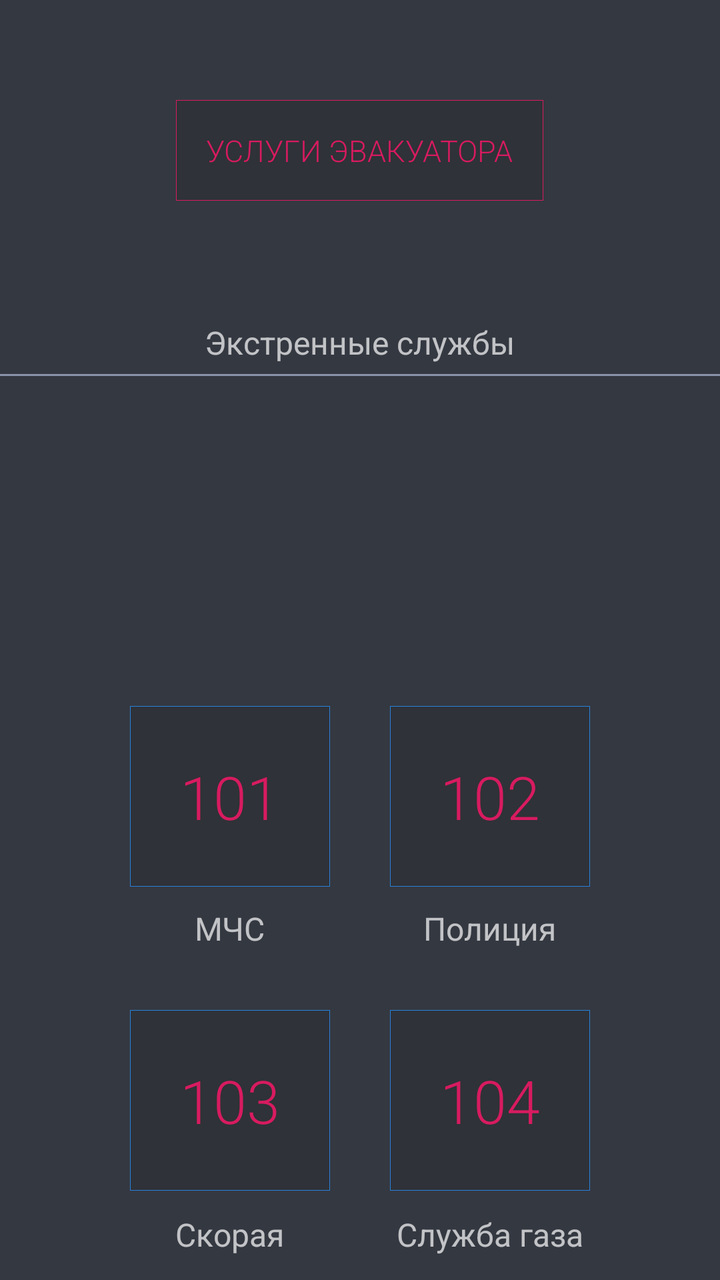
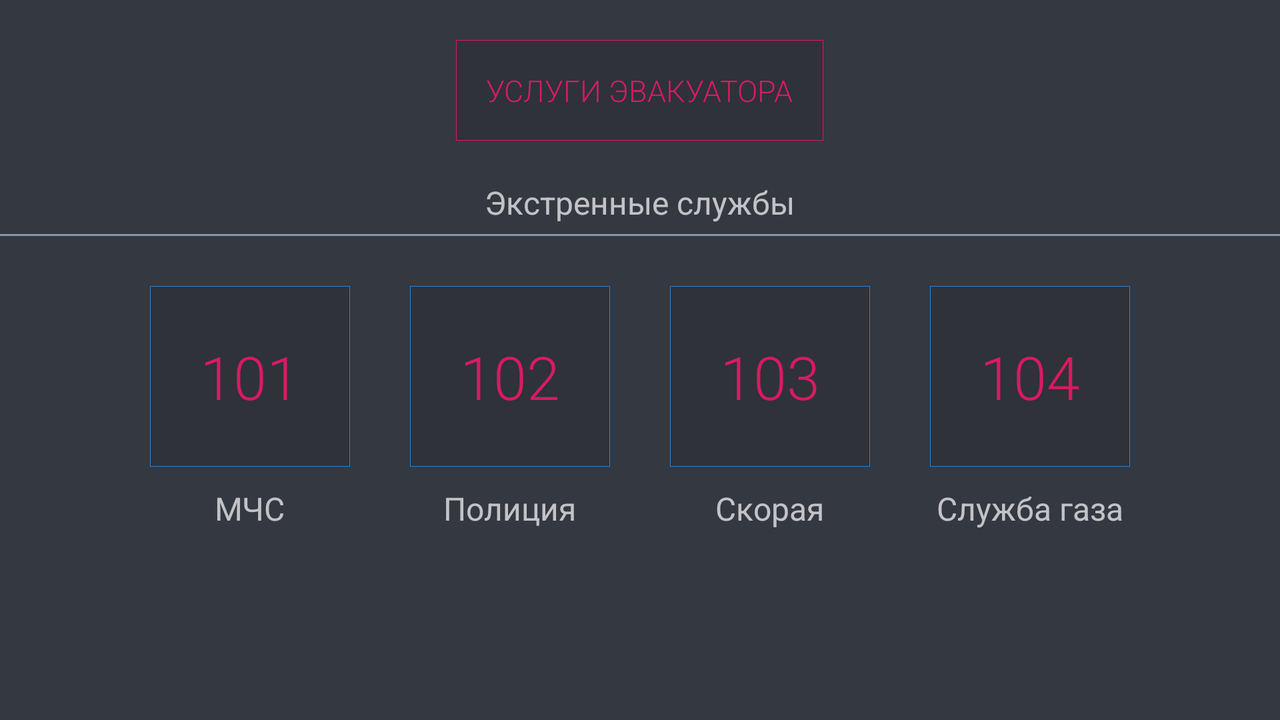

Two renders of one Android screen. The first uses the default layout on a phone; the second uses the alternative layout the repository ships for a different screen configuration, on a matching device. The two XML files are below.
<!-- AndroidManifest.xml: application theme AppTheme -->
<!-- res/layout/activity_user.xml -->
<?xml version="1.0" encoding="utf-8"?>
<LinearLayout xmlns:android="http://schemas.android.com/apk/res/android"
    xmlns:app="http://schemas.android.com/apk/res-auto"
    xmlns:tools="http://schemas.android.com/tools"
    android:layout_width="match_parent"
    android:layout_height="match_parent"
    tools:context=".user.UserActivity"
    android:orientation="vertical"
    android:gravity="center">

    <Button
        android:layout_height="wrap_content"
        android:layout_width="wrap_content"
        android:id="@+id/btnTowTruck"
        android:text="@string/towtruck"
        android:layout_marginTop="50dp"
        android:paddingTop="50dp"
        android:textSize="15sp"
        android:background="@drawable/buttons"
        android:textColor="@drawable/textbutton"
        android:padding="15dp"
        android:layout_margin="50dp"
        style="?android:attr/borderlessButtonStyle"
        android:fontFamily="sans-serif-light"
        android:layout_gravity="center"/>

    <TextView
        android:layout_width="wrap_content"
        android:layout_height="wrap_content"
        android:text="@string/services"
        android:layout_gravity="center"
        android:layout_marginBottom="5dp"
        android:layout_marginTop="10dp"
        android:textSize="16sp"/>

    <View
        android:layout_width="wrap_content"
        android:layout_height="1dp"
        android:layout_marginBottom="10dp"
        android:background="@color/maintText"
        android:layout_gravity="center" />

    <FrameLayout
        android:layout_width="match_parent"
        android:layout_height="match_parent">

        <TableLayout
            android:layout_width="wrap_content"
            android:layout_height="wrap_content"
            android:layout_gravity="bottom|center">

            <TableRow
                android:layout_width="wrap_content"
                android:layout_height="wrap_content"
                android:layout_gravity="center">

                <Button
                    android:layout_height="wrap_content"
                    android:layout_width="wrap_content"
                    android:id="@+id/btnMchs"
                    android:text="@string/mchs"
                    android:textSize="30sp"
                    android:background="@drawable/servbuttons"
                    android:textColor="@drawable/textbutton"
                    style="?android:attr/borderlessButtonStyle"
                    android:fontFamily="sans-serif-light"
                    android:padding="25dp"
                    android:layout_margin="15dp"/>

                <Button
                    android:layout_height="wrap_content"
                    android:layout_width="wrap_content"
                    android:id="@+id/btnPolice"
                    android:text="@string/police"
                    android:textSize="30sp"
                    android:background="@drawable/servbuttons"
                    android:textColor="@drawable/textbutton"
                    style="?android:attr/borderlessButtonStyle"
                    android:fontFamily="sans-serif-light"
                    android:padding="25dp"
                    android:layout_margin="15dp"/>
            </TableRow>

            <TableRow
                android:layout_width="wrap_content"
                android:layout_height="wrap_content">

                <TextView
                    android:layout_width="wrap_content"
                    android:layout_height="wrap_content"
                    android:text="@string/txtMchs"
                    android:layout_gravity="center"
                    android:textSize="16sp"
                    android:layout_marginBottom="10dp"/>

                <TextView
                    android:layout_width="wrap_content"
                    android:layout_height="wrap_content"
                    android:text="@string/txtPolice"
                    android:layout_gravity="center"
                    android:textSize="16sp"
                    android:layout_marginBottom="10dp"/>
            </TableRow>

            <TableRow
                android:layout_width="wrap_content"
                android:layout_height="wrap_content">

                <Button
                    android:layout_height="wrap_content"
                    android:layout_width="wrap_content"
                    android:id="@+id/btnAmb"
                    android:text="@string/amb"
                    android:textSize="30sp"
                    android:background="@drawable/servbuttons"
                    android:textColor="@drawable/textbutton"
                    style="?android:attr/borderlessButtonStyle"
                    android:fontFamily="sans-serif-light"
                    android:padding="25dp"
                    android:layout_margin="15dp"/>

                <Button
                    android:layout_height="wrap_content"
                    android:layout_width="wrap_content"
                    android:id="@+id/btnGas"
                    android:text="@string/gas"
                    android:textSize="30sp"
                    android:background="@drawable/servbuttons"
                    android:textColor="@drawable/textbutton"
                    style="?android:attr/borderlessButtonStyle"
                    android:fontFamily="sans-serif-light"
                    android:padding="25dp"
                    android:layout_margin="15dp"/>
            </TableRow>

            <TableRow
                android:layout_width="wrap_content"
                android:layout_height="wrap_content">

                <TextView
                    android:layout_width="wrap_content"
                    android:layout_height="wrap_content"
                    android:text="@string/txtAmb"
                    android:layout_gravity="center"
                    android:textSize="16sp"
                    android:layout_marginBottom="8dp"/>

                <TextView
                    android:layout_width="wrap_content"
                    android:layout_height="wrap_content"
                    android:layout_gravity="center"
                    android:layout_marginBottom="8dp"
                    android:text="@string/txtGas"
                    android:textSize="16sp" />
            </TableRow>
        </TableLayout>
    </FrameLayout>
</LinearLayout>
<!-- resources referenced by this layout -->
<resources>
  <color name="maintText">#8894AB</color>
  <!-- drawable buttons (drawable) -->
  <?xml version="1.0" encoding="utf-8"?>
  <selector xmlns:android="http://schemas.android.com/apk/res/android">
  
      <item android:state_enabled="false">
          <shape android:shape="rectangle">
              <solid android:color="@color/darkBackMain"/>
              <stroke android:width="1px" android:color="#983469" />
          </shape>
      </item>
      <item android:state_pressed="true" >
          <shape android:shape="rectangle">
              <solid android:color="@color/colorAccent" />
              <stroke android:width="1px" android:color="@color/colorAccent" />
          </shape>
      </item>
  
      <item>
          <shape android:shape="rectangle">
              <solid android:color="@color/darkBackBtn" />
              <stroke android:width="1px" android:color="@color/colorAccent" />
          </shape>
      </item>
  </selector>
  <!-- drawable servbuttons (drawable) -->
  <?xml version="1.0" encoding="utf-8"?>
  <selector xmlns:android="http://schemas.android.com/apk/res/android">
      <item android:state_pressed="true" >
          <shape android:shape="rectangle">
              <solid android:color="@color/servBtn" />
              <stroke android:width="1px" android:color="@color/servBtn" />
          </shape>
      </item>
  
      <item>
          <shape android:shape="rectangle">
              <solid android:color="@color/darkBackBtn" />
              <stroke android:width="1px" android:color="@color/servBtn" />
          </shape>
      </item>
  </selector>
  <!-- drawable textbutton (drawable) -->
  <?xml version="1.0" encoding="utf-8"?>
  <selector xmlns:android="http://schemas.android.com/apk/res/android">
      <item android:state_pressed="true" android:color="#ffffff"/>
      <item android:state_enabled="false" android:color="#983469"/>
      <item android:color="@color/colorAccent"/>
  </selector>
  <string name="amb">103</string>
  <string name="gas">104</string>
  <string name="mchs">101</string>
  <string name="police">102</string>
  <string name="services">Экстренные службы</string>
  <string name="towtruck">Услуги эвакуатора</string>
  <string name="txtAmb">Скорая</string>
  <string name="txtGas">Служба газа</string>
  <string name="txtMchs">МЧС</string>
  <string name="txtPolice">Полиция</string>
  <style name="AppTheme" parent="Theme.AppCompat.NoActionBar">
          
          <item name="colorPrimary">@color/colorPrimary</item>
          <item name="colorPrimaryDark">@color/colorPrimaryDark</item>
          <item name="colorAccent">@color/colorAccent</item>
          <item name="android:windowBackground">@color/darkBackMain</item>
      </style>
  <color name="darkBackMain">#343841</color>
  <color name="colorAccent">#D81B60</color>
  <color name="darkBackBtn">#2f3238</color>
  <color name="servBtn">#2980D9</color>
  <color name="colorPrimary">#008577</color>
  <color name="colorPrimaryDark">#00574B</color>
</resources>
<!-- res/layout-land/activity_user.xml (the repository's variant of the layout above) -->
<!-- drawn on the phone turned sideways -->
<?xml version="1.0" encoding="utf-8"?>
<LinearLayout xmlns:android="http://schemas.android.com/apk/res/android"
    android:orientation="vertical" android:layout_width="match_parent"
    android:layout_height="match_parent">

    <Button
        android:layout_height="wrap_content"
        android:layout_width="wrap_content"
        android:id="@+id/btnTowTruck"
        android:text="@string/towtruck"
        android:textSize="15sp"
        android:background="@drawable/buttons"
        android:textColor="@drawable/textbutton"
        android:padding="15dp"
        android:layout_marginTop="20dp"
        style="?android:attr/borderlessButtonStyle"
        android:fontFamily="sans-serif-light"
        android:layout_gravity="center"/>

    <TextView
        android:layout_width="wrap_content"
        android:layout_height="wrap_content"
        android:text="@string/services"
        android:layout_gravity="center"
        android:layout_marginBottom="5dp"
        android:layout_marginTop="20dp"
        android:textSize="16sp"/>

    <View
        android:layout_width="wrap_content"
        android:layout_height="1dp"
        android:layout_marginBottom="10dp"
        android:background="@color/maintText"
        android:layout_gravity="center" />

    <LinearLayout
        android:layout_width="wrap_content"
        android:layout_height="wrap_content"
        android:orientation="horizontal"
        android:layout_gravity="center">

        <TableLayout
            android:layout_width="wrap_content"
            android:layout_height="wrap_content"
            android:layout_gravity="bottom|center">

            <TableRow
                android:layout_width="wrap_content"
                android:layout_height="wrap_content"
                android:layout_gravity="center">

                <Button
                    android:layout_height="wrap_content"
                    android:layout_width="wrap_content"
                    android:id="@+id/btnMchs"
                    android:text="@string/mchs"
                    android:textSize="30sp"
                    android:background="@drawable/servbuttons"
                    android:textColor="@drawable/textbutton"
                    style="?android:attr/borderlessButtonStyle"
                    android:fontFamily="sans-serif-light"
                    android:padding="25dp"
                    android:layout_margin="15dp"/>

                <Button
                    android:layout_height="wrap_content"
                    android:layout_width="wrap_content"
                    android:id="@+id/btnPolice"
                    android:text="@string/police"
                    android:textSize="30sp"
                    android:background="@drawable/servbuttons"
                    android:textColor="@drawable/textbutton"
                    style="?android:attr/borderlessButtonStyle"
                    android:fontFamily="sans-serif-light"
                    android:padding="25dp"
                    android:layout_margin="15dp"/>

                <Button
                    android:layout_height="wrap_content"
                    android:layout_width="wrap_content"
                    android:id="@+id/btnAmb"
                    android:text="@string/amb"
                    android:textSize="30sp"
                    android:background="@drawable/servbuttons"
                    android:textColor="@drawable/textbutton"
                    style="?android:attr/borderlessButtonStyle"
                    android:fontFamily="sans-serif-light"
                    android:padding="25dp"
                    android:layout_margin="15dp"/>

                <Button
                    android:layout_height="wrap_content"
                    android:layout_width="wrap_content"
                    android:id="@+id/btnGas"
                    android:text="@string/gas"
                    android:textSize="30sp"
                    android:background="@drawable/servbuttons"
                    android:textColor="@drawable/textbutton"
                    style="?android:attr/borderlessButtonStyle"
                    android:fontFamily="sans-serif-light"
                    android:padding="25dp"
                    android:layout_margin="15dp"/>
            </TableRow>

            <TableRow
                android:layout_width="wrap_content"
                android:layout_height="wrap_content">

                <TextView
                    android:layout_width="wrap_content"
                    android:layout_height="wrap_content"
                    android:text="@string/txtMchs"
                    android:layout_gravity="center"
                    android:textSize="16sp"
                    android:layout_marginBottom="10dp"/>

                <TextView
                    android:layout_width="wrap_content"
                    android:layout_height="wrap_content"
                    android:text="@string/txtPolice"
                    android:layout_gravity="center"
                    android:textSize="16sp"
                    android:layout_marginBottom="10dp"/>

                <TextView
                    android:layout_width="wrap_content"
                    android:layout_height="wrap_content"
                    android:text="@string/txtAmb"
                    android:layout_gravity="center"
                    android:textSize="16sp"
                    android:layout_marginBottom="10dp"/>

                <TextView
                    android:layout_width="wrap_content"
                    android:layout_height="wrap_content"
                    android:layout_gravity="center"
                    android:layout_marginBottom="10dp"
                    android:text="@string/txtGas"
                    android:textSize="16sp" />
            </TableRow>

        </TableLayout>
    </LinearLayout>

</LinearLayout>
